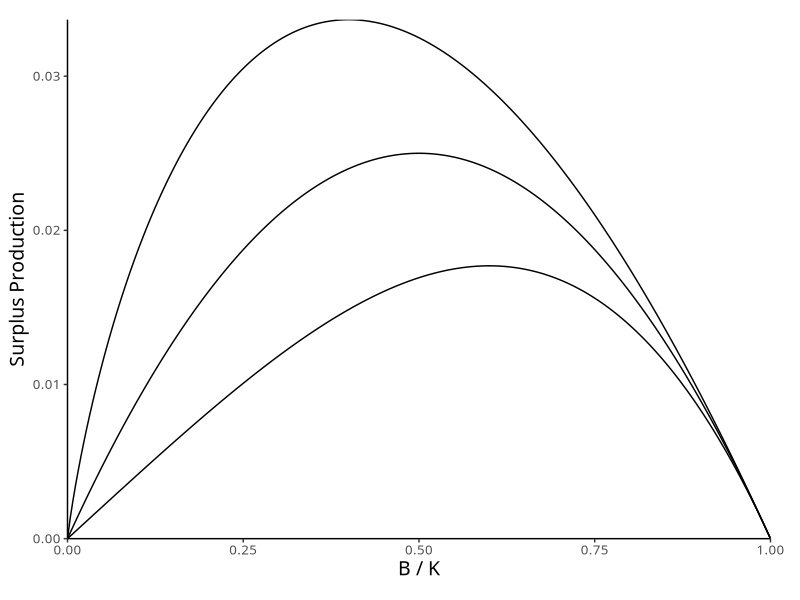
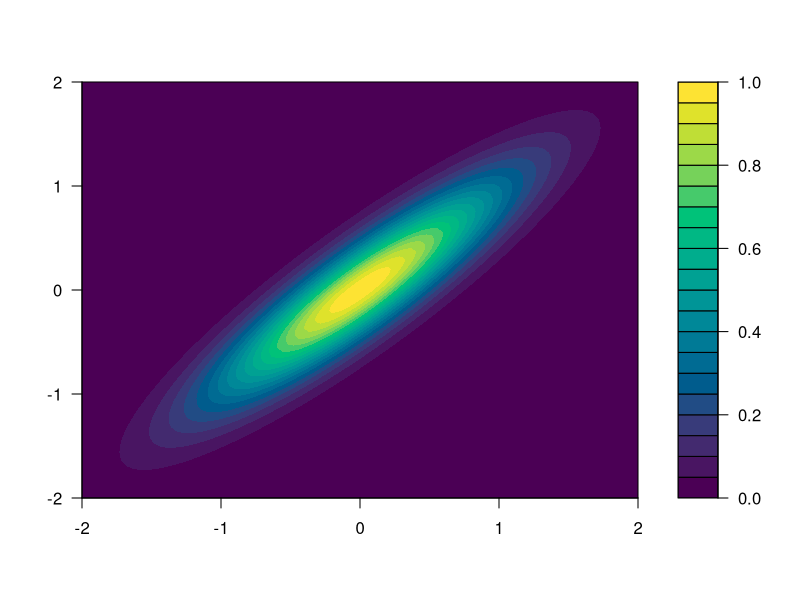
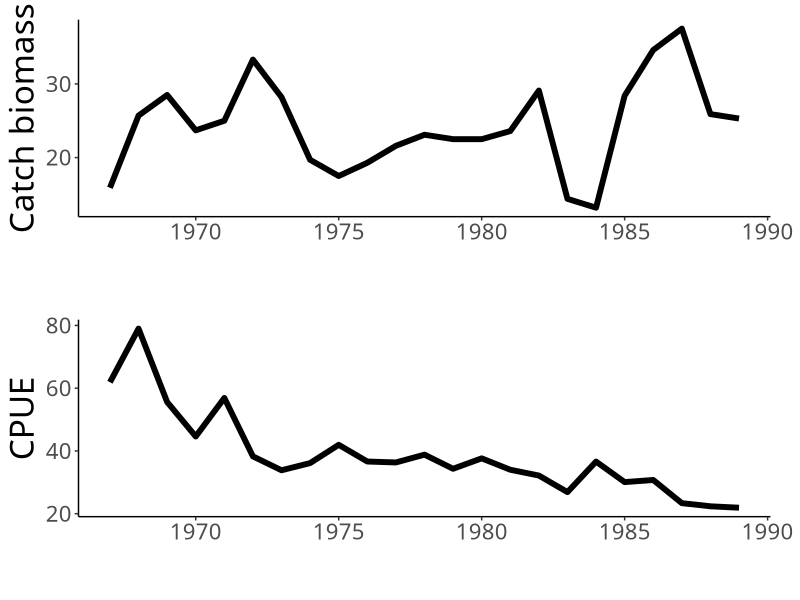

Here is the R script that generated these plots, in order: (Note: this script raises an error after producing the figures.)
## ---- chunk 1
knitr::opts_chunk$set(dpi = 300,
                      echo = FALSE,
                      fig.align = "center",
                      fig.height = 8,
                      fig.width = 12)

library(tidyverse)
library(gridExtra)

theme_jkb <- function(base_size = 20,
                      ## title_family = "Arial",
                      ## base_family = "Arial") {
                      title_family = "Droid Serif",
                      base_family = "Droid Serif") {
  sizes <- c(8, 9, 10, 11, 12, 14, 16, 18, 20, 24, 28, 32)
  base_idx <- which(base_size == sizes)
  theme(
    text = element_text(family = base_family,
                        size = base_size),
    plot.margin = unit(c(0.5, 0.75, 0.5, 0.25), "cm"),
    ## Title
    title = element_text(family = title_family,
                         size = sizes[base_idx + 3]),
    ## Panel
    panel.background = element_blank(),
    panel.grid = element_blank(),
    ## Axes
    axis.line = element_line(),
    axis.title = element_text(family = title_family,
                              size = sizes[base_idx + 1]),
    axis.text = element_text(),
    ## Facet labels
    strip.text = element_text(size = sizes[base_idx + 1]),
    strip.background = element_blank(),
    ## Legend labels
    legend.title = element_text(family = title_family,
                                size = sizes[base_idx + 1]),
    legend.text = element_text(),
    legend.key = element_blank())
}
## ---- chunk 2
pt_prod <- function(b, r = 0.1, K = 1, m = 2) {
  r / (m - 1) * b * (1 - (b / K)^(m - 1))
}

prod_df <- expand.grid(m = c(1.188115, 2, 3.39),
                       b = seq(0, 1, length.out = 257)) %>%
  mutate(prod = map2_dbl(m, b, ~ pt_prod(.y, m = .x)))
ggplot(prod_df, aes(x = b, y = prod, group = m)) +
  geom_line() +
  labs(x = "B / K", y = "Surplus Production") +
  theme_jkb(12) +
  scale_x_continuous(expand = expand_scale()) +
  scale_y_continuous(expand = expand_scale())
## ---- chunk 3
Sig <- function(x, y) {
  ## sigx <- exp(x / 2)
  ## sigy <- exp(-y / 2)
  sigx <- 1
  sigy <- 1
  rho <- 0.9
  matrix(c(sigx, rho, rho, sigy), nrow = 2)
}

dens <- function(x, y) exp(-t(c(x, y)) %*% solve(Sig(x, y)) %*% c(x, y))

x <- seq(-2, 2, length.out = 101)
post_dens <- outer(x, x, Vectorize(dens))

dplot <- filled.contour(x = x, y = x, z = post_dens,
                        color.palette = function(n) hcl.colors(n, "viridis"))
dplot
## ---- chunk 4
# data: catches, CPUE Index, and number of years
tuna_df <- tibble(year = 1967:1989,
                  catch = c(15.9, 25.7, 28.5, 23.7, 25.0, 33.3, 28.2, 19.7,
                            17.5, 19.3, 21.6, 23.1, 22.5, 22.5, 23.6, 29.1,
                            14.4, 13.2, 28.4, 34.6, 37.5, 25.9, 25.3),
                  index = c(61.89, 78.98, 55.59, 44.61, 56.89, 38.27, 33.84,
                            36.13, 41.95, 36.63, 36.33, 38.82, 34.32, 37.64,
                            34.01, 32.16, 26.88, 36.61, 30.07, 30.75, 23.36,
                            22.36, 21.91))
## ---- chunk 5
catch_plot <- ggplot(tuna_df, aes(x = year, y = catch)) +
  geom_line(size = 2) +
  labs(#x = "Year",
       x = "",
       y = "Catch biomass") +
  theme_jkb()
cpue_plot <- ggplot(tuna_df, aes(x = year, y = index)) +
  geom_line(size = 2) +
  labs(#x = "Year",
       x = "",
       y = "CPUE") +
  theme_jkb()
grid.arrange(catch_plot, cpue_plot, nrow = 2L)
## ---- chunk 6
knitr::include_graphics("figs/fig2_diagplot.svg")
## ---- chunk 7
knitr::include_graphics("figs/fig3_effplot.svg")
## ---- chunk 8
knitr::include_graphics("figs/fig4_biopost_estm.svg")
## ---- chunk 9
knitr::include_graphics("figs/fig4_biopost_fixm.svg")
## ---- chunk 10
knitr::include_graphics("figs/fig4_biopost_schaef.svg")
## ---- chunk 11
knitr::include_graphics("figs/fig5_mgtpost.svg")
## ---- chunk 12
knitr::include_graphics("figs/figB1_mprior.svg")
## ---- chunk 13
knitr::include_graphics("figs/figC1_popparpost.svg")
## ---- chunk 14
knitr::include_graphics("figs/figC2_mpost.svg")
